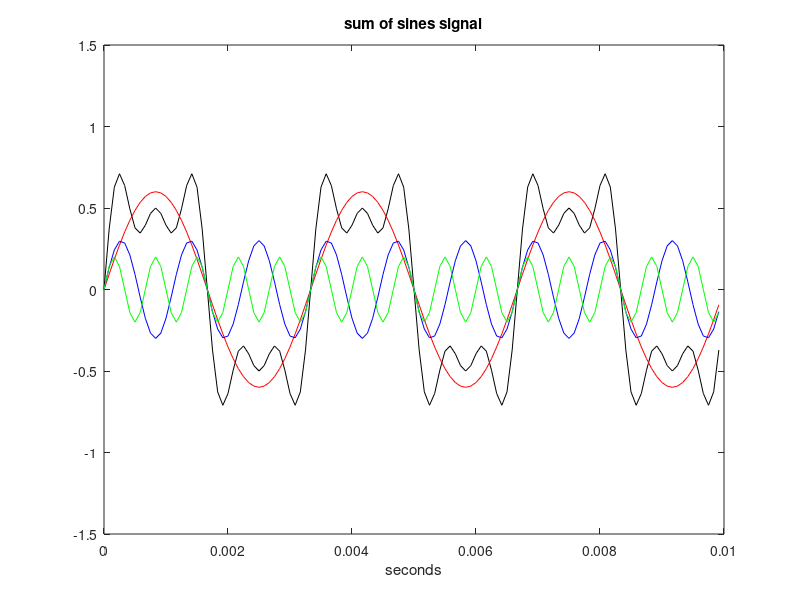

The MATLAB source for this figure:
% Sum of sines signal
signal_frecuency_hz=300; %signal frequency in Hz
signal_frecuency_rads_per_sec=2*pi*signal_frecuency_hz; %signal frequency in rad/s
sampling_frecuency_hz=12000; %sampling frequency in Hz
time_interval=1/sampling_frecuency_hz; %time interval between samples;
signal_duration=5; %signal duration in seconds
time=0:time_interval:(signal_duration-time_interval); %time intervals set (5 seconds)
%signal data set:
y=0.64*sin(signal_frecuency_rads_per_sec*time)+0.21*sin(3*signal_frecuency_rads_per_sec*time)+0.12*sin(5*signal_frecuency_rads_per_sec*time);
sound(y,sampling_frecuency_hz); %sound
time=0:time_interval:(0.01-time_interval); %time intervals set (0.01 second)
%signal data set:
y1=0.6*sin(signal_frecuency_rads_per_sec*time); %frecuency: 1*signal_frecuency_hz hz (red)
y2=0.3*sin(3*signal_frecuency_rads_per_sec*time); %frecuency: 3*signal_frecuency_hz hz (blue)
y3=0.2*sin(5*signal_frecuency_rads_per_sec*time); %frecuency: 5*signal_frecuency_hz hz (green)
y=0.6*sin(signal_frecuency_rads_per_sec*time)+0.3*sin(3*signal_frecuency_rads_per_sec*time)+0.2*sin(5*signal_frecuency_rads_per_sec*time); % y1 + y2 + y3
plot(time,y,'k');  hold on; %plots figure
plot(time,y1,'r'); hold on; %plots figure
plot(time,y2,'b'); hold on; %plots figure
plot(time,y3,'g'); hold on;%plots figure
axis([0 0.01 -1.5 1.5]);
xlabel('seconds'); title('sum of sines signal');